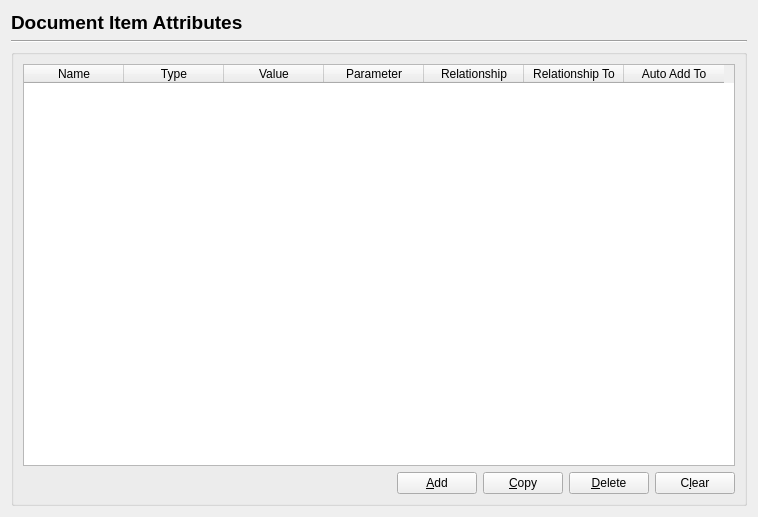
<?xml version="1.0" encoding="UTF-8"?>
<ui version="4.0">
 <class>Prefs_DocumentItemAttributes</class>
 <widget class="QWidget" name="Prefs_DocumentItemAttributes">
  <property name="geometry">
   <rect>
    <x>0</x>
    <y>0</y>
    <width>758</width>
    <height>517</height>
   </rect>
  </property>
  <property name="windowTitle">
   <string>Document Item Attributes</string>
  </property>
  <layout class="QVBoxLayout">
   <item>
    <widget class="QLabel" name="label">
     <property name="font">
      <font>
       <pointsize>14</pointsize>
       <weight>75</weight>
       <bold>true</bold>
      </font>
     </property>
     <property name="text">
      <string>Document Item Attributes</string>
     </property>
    </widget>
   </item>
   <item>
    <widget class="Line" name="line">
     <property name="orientation">
      <enum>Qt::Horizontal</enum>
     </property>
    </widget>
   </item>
   <item>
    <widget class="QGroupBox" name="attributesGroupBox">
     <property name="title">
      <string/>
     </property>
     <layout class="QVBoxLayout">
      <item>
       <widget class="ScTableWidget" name="attributesTable">
        <column>
         <property name="text">
          <string>Name</string>
         </property>
        </column>
        <column>
         <property name="text">
          <string>Type</string>
         </property>
        </column>
        <column>
         <property name="text">
          <string>Value</string>
         </property>
        </column>
        <column>
         <property name="text">
          <string>Parameter</string>
         </property>
        </column>
        <column>
         <property name="text">
          <string>Relationship</string>
         </property>
        </column>
        <column>
         <property name="text">
          <string>Relationship To</string>
         </property>
        </column>
        <column>
         <property name="text">
          <string>Auto Add To</string>
         </property>
        </column>
       </widget>
      </item>
      <item>
       <layout class="QHBoxLayout">
        <item>
         <spacer>
          <property name="orientation">
           <enum>Qt::Horizontal</enum>
          </property>
          <property name="sizeType">
           <enum>QSizePolicy::Expanding</enum>
          </property>
          <property name="sizeHint" stdset="0">
           <size>
            <width>192</width>
            <height>21</height>
           </size>
          </property>
         </spacer>
        </item>
        <item>
         <widget class="QPushButton" name="addButton">
          <property name="text">
           <string>&amp;Add</string>
          </property>
          <property name="shortcut">
           <string>Alt+A</string>
          </property>
         </widget>
        </item>
        <item>
         <widget class="QPushButton" name="copyButton">
          <property name="text">
           <string>&amp;Copy</string>
          </property>
          <property name="shortcut">
           <string>Alt+C</string>
          </property>
         </widget>
        </item>
        <item>
         <widget class="QPushButton" name="deleteButton">
          <property name="text">
           <string>&amp;Delete</string>
          </property>
          <property name="shortcut">
           <string>Alt+D</string>
          </property>
         </widget>
        </item>
        <item>
         <widget class="QPushButton" name="clearButton">
          <property name="text">
           <string>C&amp;lear</string>
          </property>
          <property name="shortcut">
           <string>Alt+L</string>
          </property>
         </widget>
        </item>
       </layout>
      </item>
     </layout>
    </widget>
   </item>
  </layout>
 </widget>
 <customwidgets>
  <customwidget>
   <class>ScTableWidget</class>
   <extends>QTableWidget</extends>
   <header>ui/sctablewidget.h</header>
  </customwidget>
 </customwidgets>
 <resources/>
 <connections/>
</ui>
